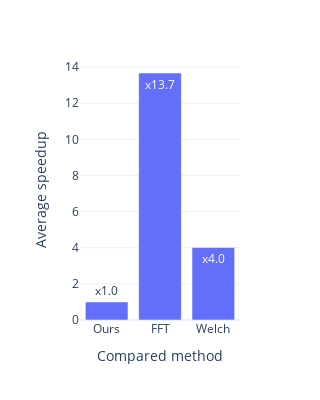

The notebook cell this image was saved under:
### Code cell
T  = np.asarray([*average_timings.values()]) 
rT = (T - T[0]) / T[0] 
mT = T.mean(1)
mT = mT / mT[0]


# speedup = 1/(rT + 1).mean(1)
fig = px.bar(x=['Ours', 'FFT', 'Welch'], y=mT, barmode='group', text=[f'x{_:.1f}' for _ in mT])
fig.update_yaxes(title_text='Average speedup')
fig.update_xaxes(title_text='Compared method')
fig.update_layout(height=400, width=300, template='plotly_white')

fig.write_image('./mean_computation_time.pdf', scale=2)
fig.write_image('./mean_computation_time.png', scale=2)
fig

### Figure 1 — Plotly figure (JSON) as saved in the notebook; plotly's stock layout.template omitted (floating-point values rounded to 4 significant figures)
{"data": [{"alignmentgroup": "True", "hovertemplate": "x=%{x}<br>y=%{y}<br>text=%{text}<extra></extra>", "legendgroup": "", "marker": {"color": "#636efa", "pattern": {"shape": ""}}, "name": "", "offsetgroup": "", "orientation": "v", "showlegend": false, "text": ["x1.0", "x13.7", "x4.0"], "textposition": "auto", "type": "bar", "x": ["Ours", "FFT", "Welch"], "xaxis": "x", "y": [1, 13.67, 4.02], "yaxis": "y"}], "layout": {"barmode": "group", "height": 400, "legend": {"tracegroupgap": 0}, "margin": {"t": 60}, "width": 300, "xaxis": {"anchor": "y", "domain": [0, 1], "title": {"text": "Compared method"}}, "yaxis": {"anchor": "x", "domain": [0, 1], "title": {"text": "Average speedup"}}}}
